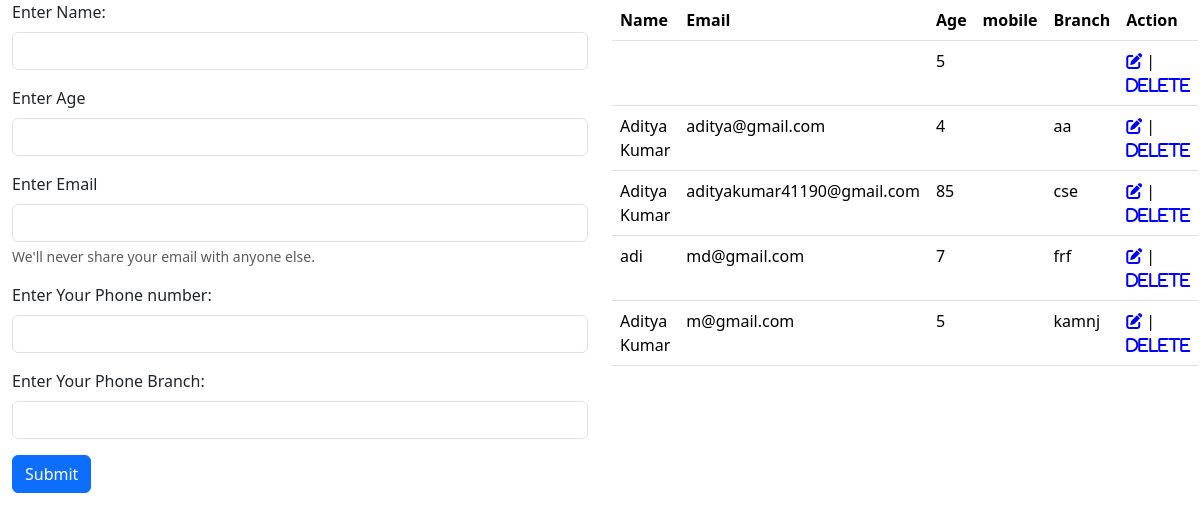
The page / on the database its author committed.
### app/models.py (models this page shows)
class user(models.Model):
    id=models.IntegerField(primary_key=True)
    name = models.CharField(max_length=100)
    age = models.IntegerField()
    branch = models.CharField(max_length=500)
    email = models.EmailField()
    phone_number = models.CharField(max_length=15)

### app/views.py (the view)
# urls.py: path('', home , name='home'),
def home(request):
    users = user.objects.all()
    return render(request, 'home.html', {'users': users})

### app/templates/home.html (shortened to what this page needs)
<!DOCTYPE html>
{% load static %}
<html lang="en">
  <head>
    <link
      rel="stylesheet"
      href="https://cdnjs.cloudflare.com/ajax/libs/font-awesome/6.6.0/css/all.min.css"
    />
    <link rel="stylesheet" href="{% static 'css/bootstrap.css' %}" />
    <link rel="stylesheet" href="{% static 'css/styles.css' %}" />
  </head>
  <body>
    <div class="container-fluid">
      <div class="row">
        <div class="col-md-6">
          {% if edit %}
          <form action="{% url 'save' %}" method="post">
            {% csrf_token %}
            <div class="mb-3">
              <label for="name" class="form-label">Enter Name:</label>
              <input
                type="text"
                name="name"
                class="form-control"
                id="name"
                aria-describedby="emailHelp"
              />
            </div>
            <div class="mb-3">
              <label for="age" class="form-label">Enter Age</label>
              <input
                type="number"
                name="age"
                class="form-control"
                id="age"
                aria-describedby="emailHelp"
              />
            </div>
            <div class="mb-3">
              <label for="email" class="form-label">Enter Email</label>
              <input
                type="email"
                name="email"
                class="form-control"
                id="email"
                aria-describedby="emailHelp"
              />
              <div id="email" class="form-text">
                We'll never share your email with anyone else.
              </div>
            </div>
            <div class="mb-3">
              <label for="phone_number" class="form-label"
                >Enter Your Phone number:</label
              >
              <input
                type="number"
                name="phone_number"
                class="form-control"
                id="phone_number"
              />
            </div>
            <div class="mb-3">
              <label for="branch" class="form-label"
                >Enter Your Phone Branch:</label
              >
              <input
                type="text"
                name="branch"
                class="form-control"
                id="branch"
              />
            </div>
            <button type="submit" class="btn btn-primary">Submit</button>
          </form>
          {% else %}
          <form action="{% url 'save' %}" method="post">
            <div class="mb-3">
              <label for="name" class="form-label">Enter Name:</label>
              <input
                type="text"
                name="name"
                class="form-control"
                id="name"
                aria-describedby="emailHelp"
              />
            </div>
            <div class="mb-3">
              <label for="age" class="form-label">Enter Age</label>
              <input
                type="number"
                name="age"
                class="form-control"
                id="age"
                aria-describedby="emailHelp"
              />
            </div>
            <div class="mb-3">
              <label for="email" class="form-label">Enter Email</label>
              <input
                type="email"
                name="email"
                class="form-control"
                id="email"
                aria-describedby="emailHelp"
              />
              <div id="email" class="form-text">
                We'll never share your email with anyone else.
              </div>
            </div>
            <div class="mb-3">
              <label for="phone_number" class="form-label"
                >Enter Your Phone number:</label
              >
              <input
                type="number"
                name="phone_number"
                class="form-control"
                id="phone_number"
              />
            </div>
            <div class="mb-3">
              <label for="branch" class="form-label"
                >Enter Your Phone Branch:</label
              >
              <input
                type="text"
                name="branch"
                class="form-control"
                id="branch"
              />
            </div>
            <button type="submit" class="btn btn-primary">Submit</button>
          </form>
          {% endif %}
        </div>
        <div class="col-md-6">
          {% if users %}
          <table class="table dark">
            <thead class="dark">
              <tr>
                <th scope="col">Name</th>
                <th scope="col">Email</th>
                <th scope="col">Age</th>
                <th scope="col">mobile</th>
                <th scope="col">Branch</th>
                <th scope="col">Action</th>
              </tr>
            </thead>
            <tbody>
              {% for user in users %}
              <tr>
                <td>{{user.name}}</td>
                <td>{{user.email}}</td>
                <td>{{user.age}}</td>
                <td>{{user.phone_number}}</td>
                <td>{{user.branch}}</td>
                <td>
                  <a href="{% url 'edit' %}"><i class="fa fa-edit"></i></a>
                  |
                  <a href=""><i class="fa fa-delete"> Delete </i></a>
                </td>
              </tr>
              {% endfor %}
            </tbody>
          </table>
          {% endif %}
        </div>
      </div>
    </div>
  </body>
</html>

### app/static/css/styles.css (style rules this page uses)
* { margin: 0; padding: 0; }
body { font-family: "Poppins", sans-serif!; }
a { color: blue; text-decoration: none; }

### rows shown on the page
user: age "5"
user: name "Aditya Kumar", email "aditya@gmail.com", age "4", branch "aa"
user: name "Aditya Kumar", email "adityakumar41190@gmail.com", age "85", branch "cse"
user: name "adi", email "md@gmail.com", age "7", branch "frf"
user: name "Aditya Kumar", email "m@gmail.com", age "5", branch "kamnj"
